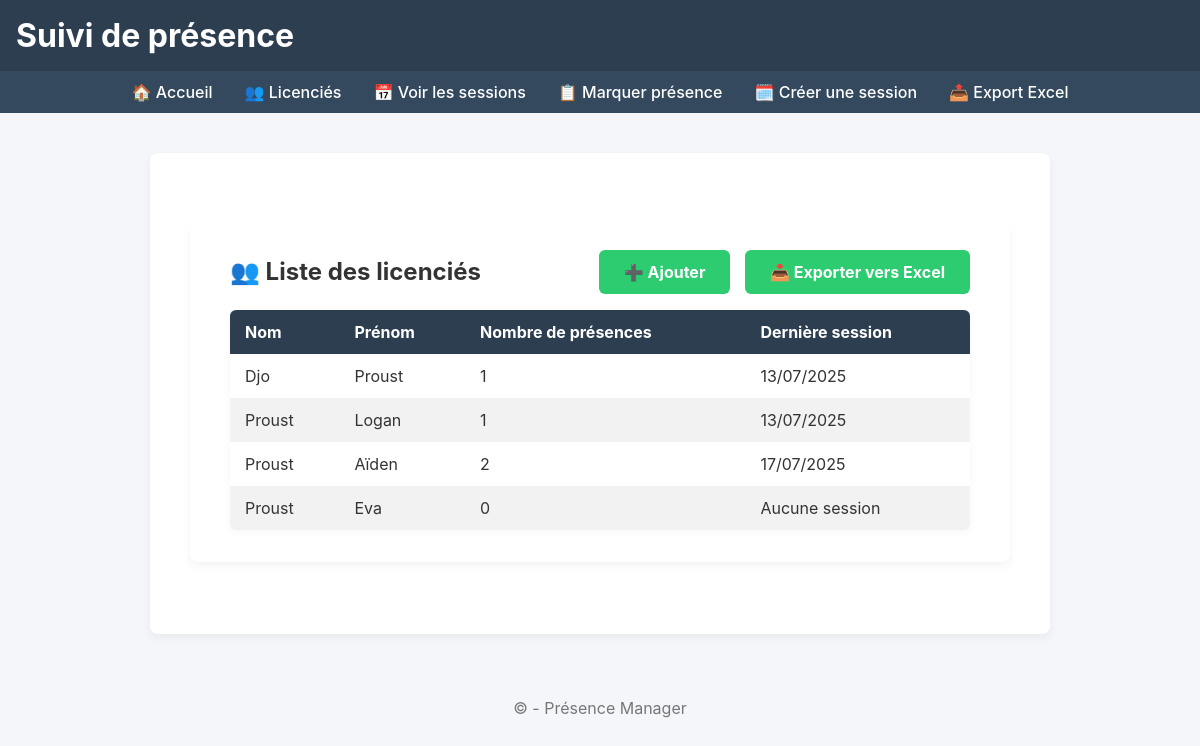
/presence/licencies/, run on the app's committed database.
### presence/models.py (models this page shows, shortened)
class Licence(models.Model):
    nom = models.CharField(max_length=100)
    prenom = models.CharField(max_length=100)
    date_naissance = models.DateField()
    GRADE_CHOICES = [
        ('Débutant', 'Débutant'),
        ('Intermédiaire', 'Intermédiaire'),
        ('Avancé', 'Avancé'),
        ('Expert', 'Expert'),
    ]
    grade = models.CharField(max_length=20, choices=GRADE_CHOICES)

### presence/views.py (the view)
# urls.py: path('licencies/', views.liste_licencies, name='liste_licencies'),
def liste_licencies(request):
    licencies = Licence.objects.annotate(
        nb_presences=Count('session'),
        last_session_date=Max('session__date')
    )
    return render(request, 'presence/liste_licencies.html', {'licencies': licencies})

### presence/templates/presence/liste_licencies.html (shortened to what this page needs)
{% extends "presence/base.html" %}
{% block content %}
<div class="container">
    <div class="header-row" style="display: flex; justify-content: space-between; align-items: center; margin-bottom: 1rem;">
        <h2>👥 Liste des licenciés</h2>
        <div>
            <a href="{% url 'ajouter_licencie' %}" class="btn-submit" style="margin-right: 10px;">➕ Ajouter</a>
            <a href="{% url 'export_licencies_excel' %}" class="btn-submit">📥 Exporter vers Excel</a>
        </div>
    </div>
    {% if licencies %}
        <table class="styled-table">
            <thead>
                <tr>
                    <th>Nom</th>
                    <th>Prénom</th>
                    <th>Nombre de présences</th>
                    <th>Dernière session</th>
                </tr>
            </thead>
            <tbody>
                {% for licencie in licencies %}
                    <tr>
                        <td>{{ licencie.nom }}</td>
                        <td>{{ licencie.prenom }}</td>
                        <td>{{ licencie.nb_presences }}</td>
                        <td>
                            {% if licencie.last_session_date %}
                                {{ licencie.last_session_date|date:"d/m/Y" }}
                            {% else %}
                                Aucune session
                            {% endif %}
                        </td>
                    </tr>
                {% endfor %}
            </tbody>
        </table>
    {% else %}
        <p>Aucun licencié trouvé.</p>
    {% endif %}
</div>
{% endblock %}

### presence/static/presence/css/style.css (style rules this page uses)
* { margin: 0; padding: 0; box-sizing: border-box; }
body { font-family: 'Inter', sans-serif; background-color: #f4f6f9; color: #333; }
a { text-decoration: none; color: inherit; transition: color 0.2s ease; }
.container { max-width: 900px; margin: 40px auto; background: white; padding: 2rem 2.5rem; border-radius: 8px; box-shadow: 0 4px 10px rgba(0, 0, 0, 0.05); }
.styled-table { width: 100%; border-collapse: collapse; margin-top: 1.5rem; box-shadow: 0 2px 8px rgba(0, 0, 0, 0.04); font-size: 1rem; border-radius: 6px; overflow: hidden; }
.styled-table th, .styled-table td { padding: 12px 15px; text-align: left; }
.styled-table thead { background-color: #2c3e50; color: #fff; }
.styled-table tr:nth-child(even) { background-color: #f2f2f2; }

### presence/static/presence/css/form.css (style rules this page uses)
.btn-submit { width: fit-content; padding: 12px 25px; background-color: #2ecc71; border: none; border-radius: 6px; color: white; font-weight: 700; cursor: pointer; transition: background-color 0.3s ease; }

### data on the page
Licence: nom "Djo", prenom "Proust", nb_presences "1", last_session_date "13/07/2025"
Licence: nom "Proust", prenom "Logan", nb_presences "1", last_session_date "13/07/2025"
Licence: nom "Proust", prenom "Aïden", nb_presences "2", last_session_date "17/07/2025"
Licence: nom "Proust", prenom "Eva", nb_presences "0", shows "Aucune session"
